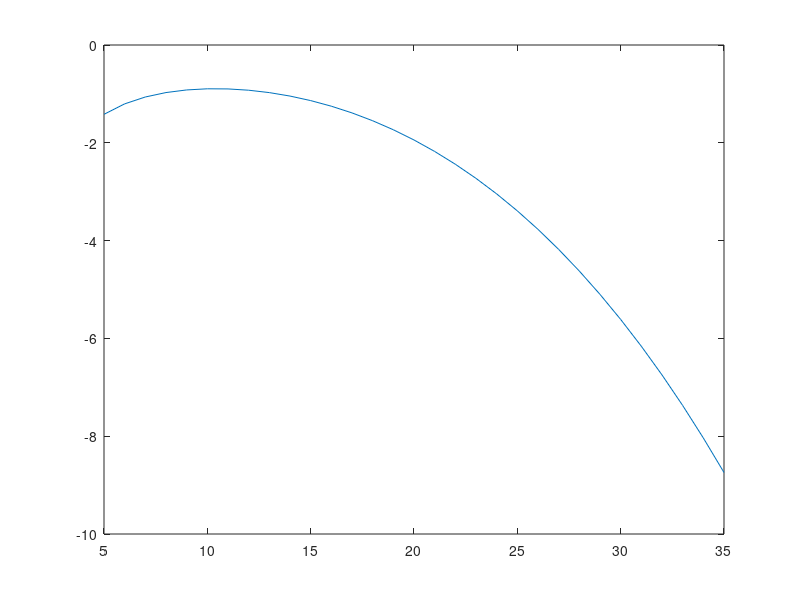
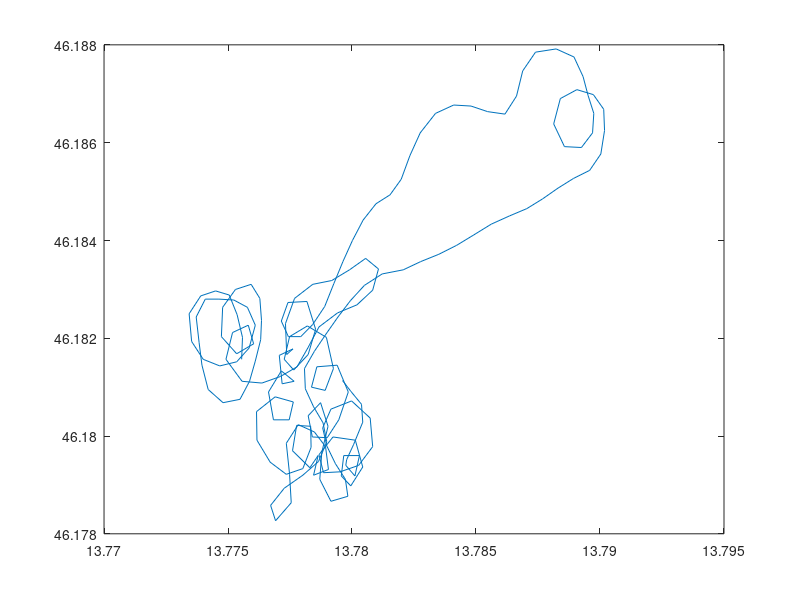

MATLAB code to generate these figures, in order: (Note: this script raises an error after producing the figures.)
close all
clear all
clc

% Declared constants
NM = 1852;   % 1 Nautical Mile = 1852 meter, note 1 minute arclength along the earth surface is 1 NM
c1 = -0.9;   % Reference Moyes Litespeed S sink rate (m/s) polar point 1
v1 = 40/3.6; % Reference Moyes Litespeed S speed (m/s) polar point 1
c2 = -2.5;   % Reference Moyes Litespeed S sink rate (m/s) polar point 2
v2 = 80/3.6; % Reference Moyes Litespeed S speed (m/s) polar point 2

% Derived constants
a = (c1*v1-c2*v2)/(v1^4-v2^4); % polar constant a for use in relation c = a * v^3 + b / v
b = (c2*v2*v1^4-c1*v1*v2^4)/(v1^4-v2^4); % polar constant b for use in relation c = a * v^3 + b / v

% Plot reference polar
v = 5:35;
c = a*v.^3+b./v;
figure 1
plot(v,c);

% Load tracklog
% csv file should contain the following colomns: #, lat, lon, alt, date, time
[nr,lat,lon,alt,date,time] = textread( 'flight_sample.csv', '%u %f %f %f %s %s' ,'delimiter' , ',');
figure 2
plot(lon,lat);

% Determine time differences between tracklog points
datetime = strcat(date,', ',time);
datemat = datevec(datetime,'yyyy/mm/dd, HH:MM:SS');
dt = etime(datemat(2:end,:),datemat(1:end-1,:));

% Determine distances (arclen) and headings (az) between tracklogpoints
% (Azimuth angle is bearing wrt North)
[arclen,az] = distance([lat(1:end-1),lon(1:end-1)],[lat(2:end),lon(2:end)]);

% Calculate horizontal and vertical speeds
v_gps = arclen*60*NM*3.6./dt;
c_gps = (alt(2:end)-alt(1:end-1))./dt;

% Determine wind speed and direction
% 1. consider a polar plot with rho = speed and theta = heading
% 2. fit circle through tracklog points
% 3. offset of circle center and origin is the wind vector
% 4. do some filtering/smoothing
rho = v_gps;
theta = az;
% figure 3
% polar(theta,rho,'.');

xy = [rho.*cos(deg2rad(theta)),rho.*sin(deg2rad(theta))];
len = size(xy,1);
windsamplesize = 100;
wind = zeros(len-windsamplesize,4);
for i=1:len-windsamplesize
    circ = CircleFitByPratt(xy(i:i+windsamplesize,:));
    wind(i,1:2) = circ(1:2); % wind circle offset coordinates
end

wind(:,3) = sqrt(wind(:,1).^2+wind(:,2).^2); % wind strength
wind(:,4) = 270 - rad2deg(atan(wind(:,1)./wind(:,2))); % wind direction

windstrength = wind(:,3);
windstrength = windstrength(windstrength<20); % simple outlier cut off for now
winddirection = wind(:,4);

% Display wind
display(strcat('wind strength = ',num2str(median(windstrength))))
display(strcat('wind direction = ',num2str(median(winddirection))))
figure 4
plot(windstrength);
figure 5
plot(winddirection);
figure 6
plot(rho.*cos(deg2rad(theta)),rho.*sin(deg2rad(theta)),'.');
hold
plot(windstrength.*cos(deg2rad(winddirection)),windstrength.*sin(deg2rad(winddirection)),'r.');

% Next, to determine aerodynamic sink rate, I guess it should be possible with the following relations ..
%
% For every segment i, between two tracklog points:
%
% v_gps(i) = v_tas(i) * cos( gamma(i) ) + v_wind(i),
% with v_gps is horizontal component of velocity over ground, v_tas is true
% airspeed, gamma is glide angle, v_wind is horizontal component of wind velocity
%
% c_gps(i) = c_true(i) + c_turb(i), [1]
% with c_gps the vertical component of the gps velocity, c_true the aerodynamic
% sink rate, and c_turb the vertical disturbance due to sink/lift
%
% v_tas(i)^2 = (v_gps(i)-v_wind(i))^2 + c_true(i)^2 [2]
%
% c_true(i) = p1(i) * v_tas(i)^3 + p2(i) / v_tas(i), [3]
% p1(i) = (c_true(i-1)*v_tas(i-1)-c_true(i)*v_tas(i))/(v_tas(i-1)^4-v_tas(i)^4),
% p2(i) = (c_true(i)*v_tas(i)*v_tas(i-1)^4-c_true(i-1)*v_tas(i-1)*v_tas(i)^4)/(v_tas(i-1)^4-v_tas(i)^4)
%
% Since we already calculated c_gps, v_gps, v_wind, the 3 relations [1],[2],[3] hold 3 unknowns: c_true, c_turb, v_tas.






% Non organized stuff ..

%dazdt = (az(2:end)-az(1:end-1))./(0.5*dt(2:end)+0.5*dt(1:end-1));
%turns = dazdt>10;
%straight = dazdt<1;

%c1g = c_gps(3070:3210);
%c2g = c_gps(3071:3211);
%v1g = v_gps(3070:3210);
%v2g = v_gps(3071:3211);
%
%a_gps = (c1g.*v1g-c2g.*v2g)./(v1g.^4-v2g.^4);
%b_gps = (c2g.*v2g.*v1g.^4-c1g.*v1g.*v2g.^4)./(v1g.^4-v2g.^4);




